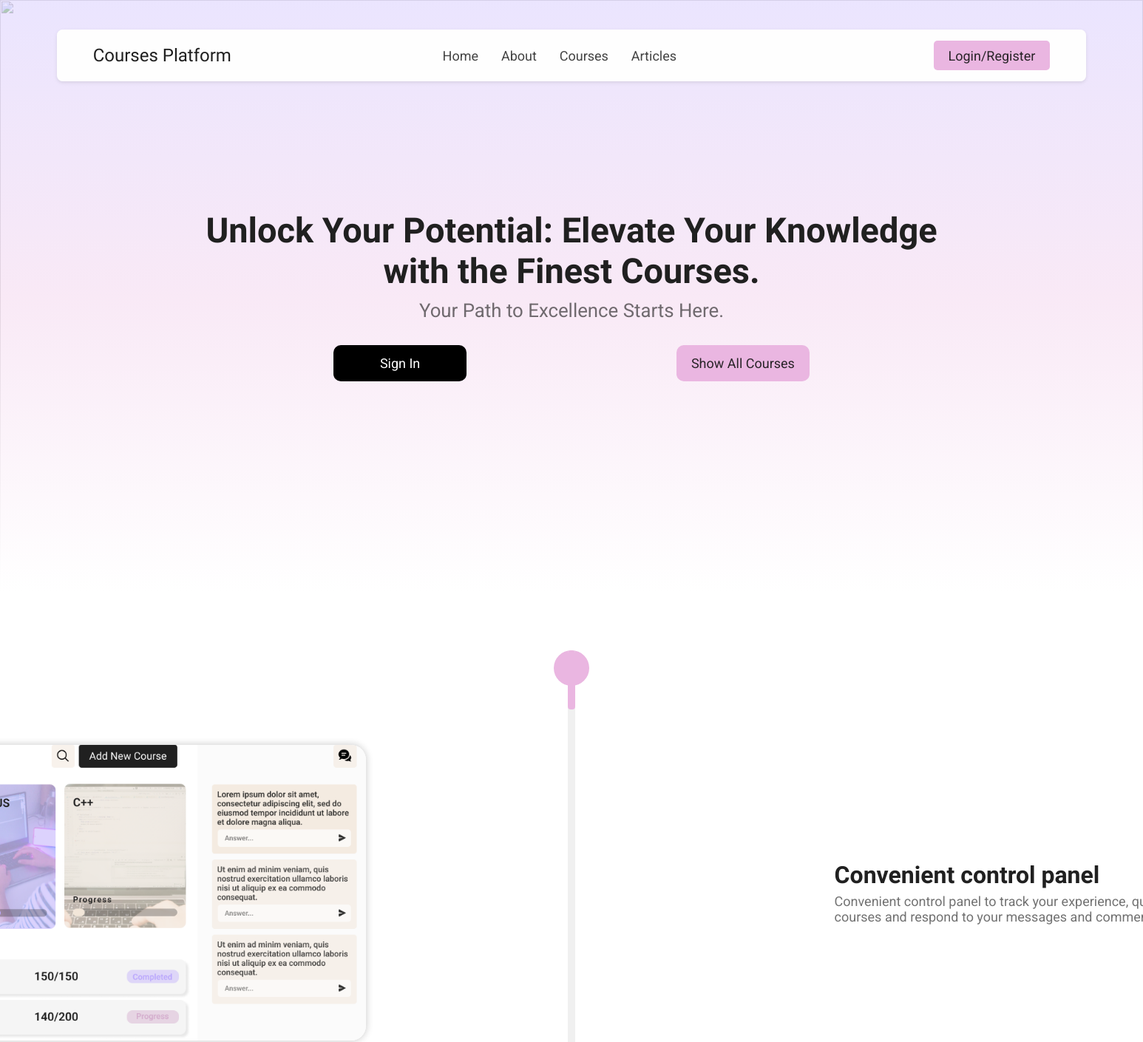
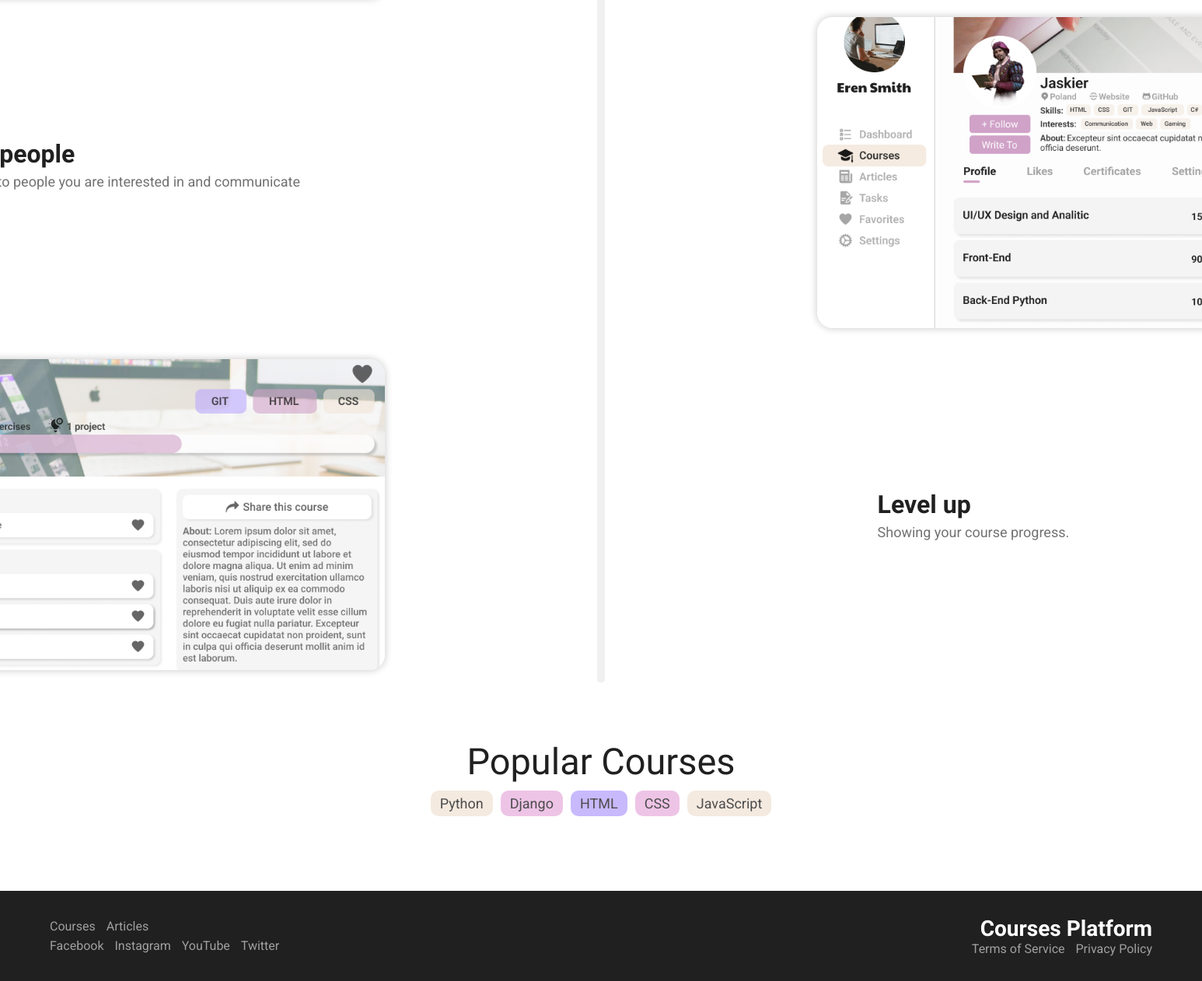
The page / on the database its author committed (2 pictures, top to bottom).
### course/models.py (models this page shows, shortened)
class Tag(models.Model):
    name = models.CharField(max_length=100)

### user/views/main.py (the view)
# urls.py: path('', main.dashboard, name='dashboard'),
def dashboard(request):
    if request.user.is_authenticated:
        courses_before_3 = request.user.users_who_registered.all()[:3]
        courses_after_3 = request.user.users_who_registered.all()[3:]
        context = {
            'courses_before_3': courses_before_3,
            'courses_after_3': courses_after_3,
        }
        return render(request, 'auth/dashboard.html', context)
    else:
        tags = Tag.objects.filter(course__isnull=False).distinct()
        return render(request, 'auth/index.html', {
            'tags': tags,
        })

### user/templates/auth/index.html (shortened to what this page needs)
{% include 'main.html' %}
{% block title %}
    <link rel="stylesheet" href="/static/css/index.css">
{% endblock title %}
{% block content %}
<div class="content">
     <header class="header">
        <div class="header__left">
            <a href="/" class="header__logo">Courses Platform</a>
        </div>
        <div class="header__left__menu">
            <a href="#home">Home</a>
            <a href="#about">About</a>
            <a href="#courses">Courses</a>
            <a href="#articles">Articles</a>
        </div>
        <div class="header__right">
            <a href="{% url 'auth:sign-in' %}" class="button">
                Login/Register
            </a>
        </div>
    </header>
    <div class="intro" >
        <div class="intro__back">
            <img src="/static/media/index/rich-tervet-q2GNdFmhxx4-unsplash.jpg" alt="">
            <div class="intro__back__gradient"></div>
        </div>
        <div class="intro__center">
            <h2>Unlock Your Potential: Elevate Your Knowledge with the Finest Courses.</h2>
            <p>Your Path to Excellence Starts Here.</p>
            <div class="intro__right__buttons">
                <a href="{% url 'auth:sign-in' %}" class="btn">Sign In</a>
                <a href="/courses"  class="btn btn--primary">Show All Courses</a>
            </div>
        </div>
    </div>
    <div class="about">
        <div class="about__content">
            <div class="about__content__line">
                <span class="about__content__line__draw"></span>
            </div>
            <div class="about__content__left about__content__left__spec">
                <div class="card card1">
                    <img src="/static/media/index/image1.png" alt="image 1" >
                </div>
                <div class="card__desc">
                    <h2>Convenient control panel</h2>
                    <p>Convenient control panel to track your experience, quickly access courses and respond to your messages and comments.</p>
                </div>
            </div>
            <div class="about__content__right">
                <div class="card__desc">
                    <h2>Find other people</h2>
                    <p>You can subscribe to people you are interested in and communicate with them.</p>
                </div>
                <div class="card card2">
                    <img src="/static/media/index/image3.png" alt="image 2">
                </div>
            </div>
            <div class="about__content__left">
                <div class="card card3">
                    <img src="/static/media/index/image2.png" alt="image 3">
                </div>
                <div class="card__desc">
                    <h2>Level up</h2>
                    <p>Showing your course progress.</p>
                </div>
            </div>
        </div>
    </div>
</div>
<div class="collection">
    <div class="title">Popular Courses</div>
   <div class="collection__titles">
    {% for tag in tags %}
        <div class="tag" style="background-color: {% if forloop.counter|divisibleby:3 %}#BBA8FD{% elif forloop.counter|divisibleby:2 %}#EAB6E1{% else %}#F2E6D9{% endif %}">
            {{ tag.name }}
        </div>
    {% endfor %}
   </div>
   <div class="page__content__courses" id='ShowAllCourses'></div>
</div>
<footer class="footer">
    <div class="footer__left">
        <div class="">
            <a href="/courses">Courses</a>
            <a href="/articles">Articles</a>
        </div>
        <div class="">
            <a href="">Facebook</a>
            <a href="">Instagram</a>
            <a href="">YouTube</a>
            <a href="">Twitter</a>
        </div>
    </div>
    <div class="footer__right">
        <div class="">
            <h2>Courses Platform</h2>
        </div>
        <div class="">
            <a href="/terms-of-service">Terms of Service</a>
            <a href="/privacy-policy">Privacy Policy</a>
        </div>
    </div>
</footer>
{% endblock content %}

### static/css/main.css (style rules this page uses)
* { box-sizing: border-box; padding: 0; margin: 0; text-decoration: none; outline: none; border: none; }
body { background-color: var(--white); color: var(--primary); font-size: 18px; font-family: var(--Roboto); overflow-x: hidden; }
a { color: rgb(20,20,20,.9); }
.btn { padding: 14px 16px; border-radius: 10px; background-color: var(--black); color: var(--white); font-size: 18px; cursor: pointer; }
a, button, input, textarea, select, textarea { transition: all .3s linear; }
.btn--primary { text-align: center; background-color: rgb(242, 230, 217, .8); color: rgb(20,20,20,.9); }

### static/css/variables.css (style rules this page uses)
:root { --black: #000; --white: #fff; --primary: #202020; --lightYellow: #f2e6d9; --pink: #EAB6E1; --violet: #bba8fd; --lilac: #DDC1EA; --lightBlue: #F3F8FF; --blue: #DEECFF; --lightViolet: #C6CFFF; --lightLilac: #E8D3FF; --Roboto: 'Roboto', sans-serif; --PaytoneOne: 'Paytone One', sans-serif; }

### rows shown on the page
Tag: name "Python"
Tag: name "Django"
Tag: name "HTML"
Tag: name "CSS"
Tag: name "JavaScript"
